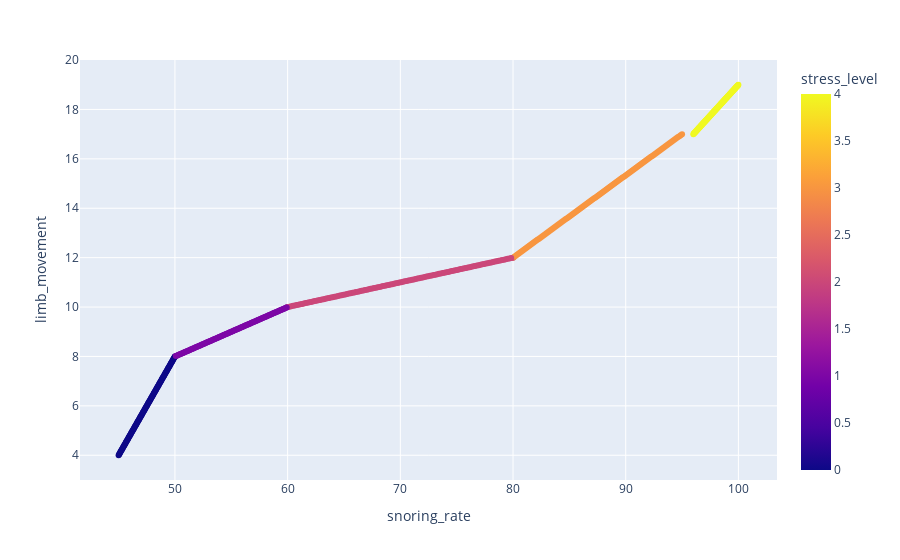

This figure's notebook cell:
### Code cell
figure[2]

### Figure 1 — Plotly figure (JSON) as saved in the notebook; plotly's stock layout.template omitted (floating-point values rounded to 4 significant figures; data arrays with more than 128 entries replaced by an {"elided": "..."} marker saying what was removed)
{"data": [{"hovertemplate": "snoring_rate=%{x}<br>limb_movement=%{y}<br>stress_level=%{marker.color}<extra></extra>", "legendgroup": "", "marker": {"color": {"elided": "630 int values"}, "coloraxis": "coloraxis", "symbol": "circle"}, "mode": "markers", "name": "", "orientation": "v", "showlegend": false, "type": "scatter", "x": {"elided": "630 float values"}, "xaxis": "x", "y": {"elided": "630 float values"}, "yaxis": "y"}], "layout": {"coloraxis": {"colorbar": {"title": {"text": "stress_level"}}, "colorscale": [[0, "#0d0887"], [0.1111, "#46039f"], [0.2222, "#7201a8"], [0.3333, "#9c179e"], [0.4444, "#bd3786"], [0.5556, "#d8576b"], [0.6667, "#ed7953"], [0.7778, "#fb9f3a"], [0.8889, "#fdca26"], [1, "#f0f921"]]}, "legend": {"tracegroupgap": 0}, "margin": {"t": 60}, "xaxis": {"anchor": "y", "domain": [0, 1], "title": {"text": "snoring_rate"}}, "yaxis": {"anchor": "x", "domain": [0, 1], "title": {"text": "limb_movement"}}}}
